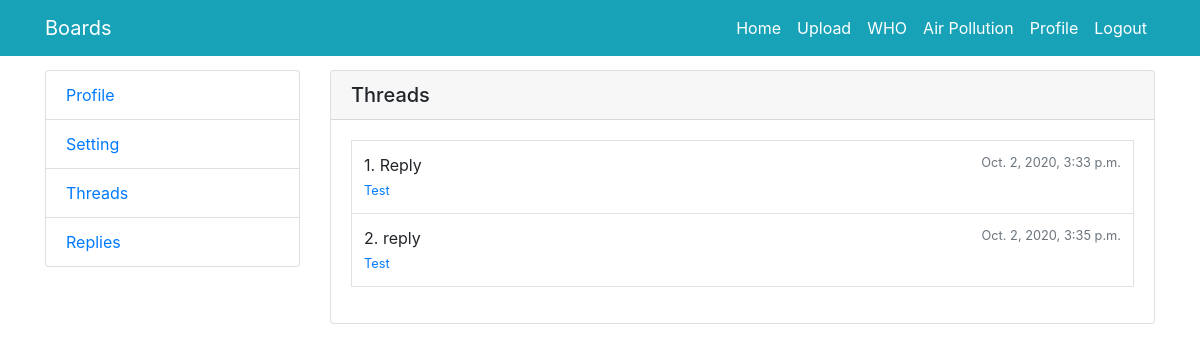
Screenshot of /replies (signed in) with the database file from the repository.
### forum/models.py (models this page shows, shortened)
class ThreadReply(models.Model):
    user_id=models.ForeignKey(User,on_delete=models.CASCADE,default=1)
    thread_id=models.ForeignKey(ForumThread,on_delete=models.CASCADE)
    title=models.CharField(max_length=300)
    description=models.TextField()
    reply_time=models.DateTimeField(auto_now_add=True,null=True)

class ForumThread(models.Model):
    user_id=models.ForeignKey(User,on_delete=models.CASCADE)
    title=models.CharField(max_length=300)
    description=models.TextField()
    tags=models.CharField(max_length=200,default=None)
    views=models.CharField(max_length=100,default=0)
    add_time=models.DateTimeField(auto_now_add=True,null=True)
    def __str__(self):
        return self.title

### forum/views.py (the view)
# urls.py: path('replies',views.user_replies,name='replies'),
@login_required
def user_replies(request):
    replies=ThreadReply.objects.filter(user_id=request.user)
    return render(request,'registration/replies.html',{'replies':replies})

### forum/templates/registration/replies.html (shortened to what this page needs)
{% extends 'layout.html' %}
{% load static %}
{% block content %}
<div class="row">
    <div class="col-md-3">
        <ul class="list-group">
            <li class="list-group-item"><a href="/profile">Profile</a></li>
            <li class="list-group-item"><a href="/setting">Setting</a></li>
            <li class="list-group-item"><a href="/threads">Threads</a></li>
            <li class="list-group-item"><a href="/replies">Replies</a></li>
        </ul>
    </div>
    <div class="col-md-9">
        <div class="card">
            <h5 class="card-header">Threads</h5>
            <div class="card-body">
                <table class="table table-bordered">
                    {% for reply in replies %}
                    <tr>
                        <td>{{forloop.counter}}.
                            {{reply.title}}
                            <small class="float-right text-muted">{{reply.reply_time}}</small>
                            <br/>
                            <small class="text-muted"><a target="_blank" href="/thread/{{reply.thread_id.id}}">{{reply.thread_id}}</a></small>
                            </td>
                    </tr>
                    {% endfor %}
                </table>
            </div>
        </div>
    </div>
</div>
{% endblock %}

### rows the page displays
ThreadReply: title "Reply", reply_time "Oct. 2, 2020, 3:33 p.m.", thread_id "Test"
ThreadReply: title "reply", reply_time "Oct. 2, 2020, 3:35 p.m.", thread_id "Test"
